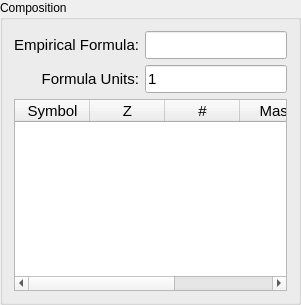
    <widget class="QGroupBox" name="groupBox_2">
     <property name="sizePolicy">
      <sizepolicy hsizetype="Preferred" vsizetype="Preferred">
       <horstretch>0</horstretch>
       <verstretch>0</verstretch>
      </sizepolicy>
     </property>
     <property name="title">
      <string>Composition</string>
     </property>
     <layout class="QGridLayout" name="gridLayout_6">
      <item row="0" column="0">
       <widget class="QLabel" name="label_14">
        <property name="sizePolicy">
         <sizepolicy hsizetype="Preferred" vsizetype="Preferred">
          <horstretch>0</horstretch>
          <verstretch>0</verstretch>
         </sizepolicy>
        </property>
        <property name="minimumSize">
         <size>
          <width>0</width>
          <height>18</height>
         </size>
        </property>
        <property name="font">
         <font>
          <pointsize>11</pointsize>
         </font>
        </property>
        <property name="text">
         <string>Empirical Formula:</string>
        </property>
        <property name="alignment">
         <set>Qt::AlignRight|Qt::AlignTrailing|Qt::AlignVCenter</set>
        </property>
        <property name="buddy">
         <cstring>edit_composition</cstring>
        </property>
       </widget>
      </item>
      <item row="0" column="1">
       <widget class="QLineEdit" name="edit_composition">
        <property name="sizePolicy">
         <sizepolicy hsizetype="MinimumExpanding" vsizetype="Minimum">
          <horstretch>0</horstretch>
          <verstretch>0</verstretch>
         </sizepolicy>
        </property>
        <property name="minimumSize">
         <size>
          <width>0</width>
          <height>28</height>
         </size>
        </property>
        <property name="baseSize">
         <size>
          <width>0</width>
          <height>0</height>
         </size>
        </property>
        <property name="font">
         <font>
          <pointsize>11</pointsize>
         </font>
        </property>
        <property name="toolTip">
         <string>&lt;html&gt;&lt;head/&gt;&lt;body&gt;&lt;p&gt;Type the composition of the crystal here. Use only empirical formulas. It will be reduced to its empirical formula otherwise.&lt;/p&gt;&lt;p&gt;You may change formula units in the &amp;quot;Formula Units&amp;quot; section on this page.&lt;br/&gt;&lt;/p&gt;&lt;p&gt;Examples:&lt;/p&gt;&lt;p&gt;ti1o2&lt;/p&gt;&lt;p&gt;Ti1O2&lt;/p&gt;&lt;p&gt;TI1O2&lt;/p&gt;&lt;p&gt;Ti1 O2&lt;/p&gt;&lt;p&gt;Ti 1 o 2&lt;/p&gt;&lt;p&gt;etc.&lt;/p&gt;&lt;/body&gt;&lt;/html&gt;</string>
        </property>
       </widget>
      </item>
      <item row="1" column="0">
       <widget class="QLabel" name="label_19">
        <property name="sizePolicy">
         <sizepolicy hsizetype="Preferred" vsizetype="Preferred">
          <horstretch>0</horstretch>
          <verstretch>0</verstretch>
         </sizepolicy>
        </property>
        <property name="minimumSize">
         <size>
          <width>0</width>
          <height>18</height>
         </size>
        </property>
        <property name="font">
         <font>
          <pointsize>11</pointsize>
         </font>
        </property>
        <property name="text">
         <string>Formula Units:</string>
        </property>
        <property name="alignment">
         <set>Qt::AlignRight|Qt::AlignTrailing|Qt::AlignVCenter</set>
        </property>
        <property name="buddy">
         <cstring>edit_formula_units</cstring>
        </property>
       </widget>
      </item>
      <item row="1" column="1">
       <widget class="QLineEdit" name="edit_formula_units">
        <property name="sizePolicy">
         <sizepolicy hsizetype="Fixed" vsizetype="Fixed">
          <horstretch>0</horstretch>
          <verstretch>0</verstretch>
         </sizepolicy>
        </property>
        <property name="minimumSize">
         <size>
          <width>0</width>
          <height>28</height>
         </size>
        </property>
        <property name="baseSize">
         <size>
          <width>0</width>
          <height>0</height>
         </size>
        </property>
        <property name="font">
         <font>
          <pointsize>11</pointsize>
         </font>
        </property>
        <property name="toolTip">
         <string>&lt;html&gt;&lt;head/&gt;&lt;body&gt;&lt;p&gt;Enter the numbers of formula units separated by commas and hyphens to be searched here. The text box will be updated with the program's interpretation of your input after exiting the box or pressing return.&lt;/p&gt;&lt;p&gt;&lt;br/&gt;&lt;/p&gt;&lt;p&gt;Examples:&lt;/p&gt;&lt;p&gt;1 , 3&lt;/p&gt;&lt;p&gt;1 - 4&lt;/p&gt;&lt;p&gt;1 - 3, 5, 7 - 9&lt;br/&gt;&lt;/p&gt;&lt;/body&gt;&lt;/html&gt;</string>
        </property>
        <property name="text">
         <string>1</string>
        </property>
       </widget>
      </item>
      <item row="2" column="0" colspan="2">
       <widget class="QTableWidget" name="table_comp">
        <property name="sizePolicy">
         <sizepolicy hsizetype="Expanding" vsizetype="Expanding">
          <horstretch>0</horstretch>
          <verstretch>0</verstretch>
         </sizepolicy>
        </property>
        <property name="minimumSize">
         <size>
          <width>0</width>
          <height>0</height>
         </size>
        </property>
        <property name="font">
         <font>
          <pointsize>11</pointsize>
         </font>
        </property>
        <property name="editTriggers">
         <set>QAbstractItemView::NoEditTriggers</set>
        </property>
        <property name="sortingEnabled">
         <bool>true</bool>
        </property>
        <attribute name="horizontalHeaderMinimumSectionSize">
         <number>75</number>
        </attribute>
        <attribute name="horizontalHeaderDefaultSectionSize">
         <number>75</number>
        </attribute>
        <attribute name="horizontalHeaderShowSortIndicator" stdset="0">
         <bool>false</bool>
        </attribute>
        <attribute name="horizontalHeaderStretchLastSection">
         <bool>true</bool>
        </attribute>
        <attribute name="verticalHeaderVisible">
         <bool>false</bool>
        </attribute>
        <attribute name="verticalHeaderMinimumSectionSize">
         <number>18</number>
        </attribute>
        <attribute name="verticalHeaderDefaultSectionSize">
         <number>18</number>
        </attribute>
        <column>
         <property name="text">
          <string>Symbol</string>
         </property>
        </column>
        <column>
         <property name="text">
          <string>Z</string>
         </property>
        </column>
        <column>
         <property name="text">
          <string>#</string>
         </property>
        </column>
        <column>
         <property name="text">
          <string>Mass</string>
         </property>
        </column>
        <column>
         <property name="text">
          <string>Min. Radius</string>
         </property>
        </column>
       </widget>
      </item>
     </layout>
    </widget>
